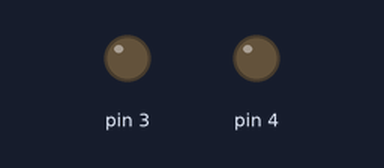
Bench run of a sketch on a simulated Arduino Uno, built with avr-gcc and run on an emulated ATmega328P. On the bench: output pins drawn as LEDs (lit = HIGH).

Above: at 0.05 s.
At 10.15 s:
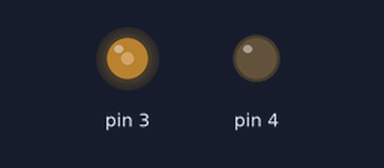
At 20.1 s:
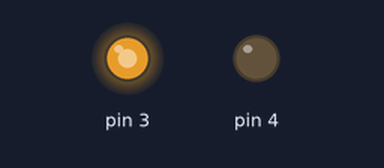
At 39.85 s:
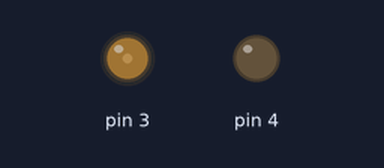
Timing chart, 0 to 40.0 s (numbered marks = the images above):
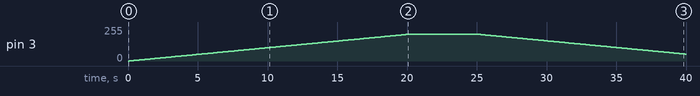

The sketch:

PWM_test.ino
```cpp
void setup() {
  // put your setup code here, to run once:
  pinMode(3, OUTPUT);
  pinMode(4, OUTPUT);
}

void loop() {
  // put your main code here, to run repeatedly:
  int i;
  for ( i = 0; i <= 200; i++ ) {
    analogWrite(3, i);
    digitalWrite(4, LOW);
    delay(100);
  }
  delay(5000);
  for ( i = 200; i >= 0; i-- ) {
    analogWrite(3, i);
    digitalWrite(4, LOW);
    delay(100);
  }
  delay(2000);
}
```

Measured:
- by itself, pin 3: rises from 0/255 to 200/255 in 19.9 s, then falls to 52/255 in 19.9 s
